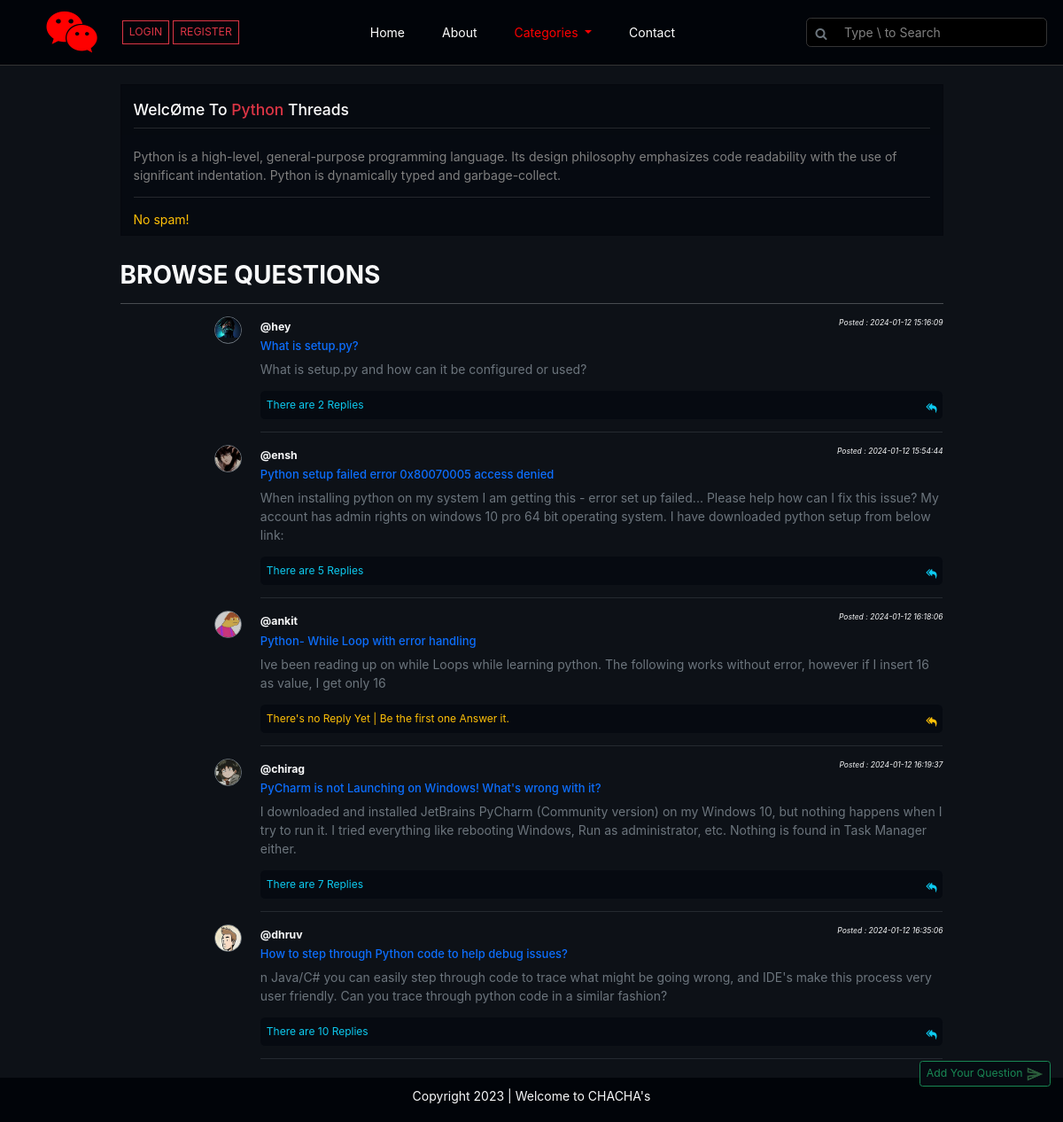
The app's page /threadlist.php?catid=1 with its own data.
### tables this page shows
CREATE TABLE `categories` (
  `c_id` int(250) NOT NULL,
  `c_name` varchar(250) NOT NULL,
  `c_desc` varchar(250) NOT NULL,
  `c_images` varchar(255) NOT NULL,
  `c_reg_date` datetime NOT NULL DEFAULT current_timestamp()
);

CREATE TABLE `threads` (
  `threads_id` int(255) NOT NULL,
  `threads_title` varchar(100) NOT NULL,
  `threads_desc` text NOT NULL,
  `threads_cat_id` int(255) NOT NULL,
  `threads_user_id` int(255) NOT NULL,
  `threads_reg_date` datetime DEFAULT current_timestamp()
);

CREATE TABLE `users` (
  `id` int(255) NOT NULL,
  `username` varchar(255) NOT NULL,
  `user_email` varchar(30) NOT NULL,
  `password` varchar(255) NOT NULL,
  `user_image` varchar(255) NOT NULL,
  `timestamp` datetime NOT NULL DEFAULT current_timestamp()
);

### threadlist.php (the view, shortened to what this page needs)
<!DOCTYPE html>
<html lang="en">
<head>
    <link rel="stylesheet" href="https://cdn.jsdelivr.net/npm/bootstrap@5.2.3/dist/css/bootstrap.min.css">
    <link rel="stylesheet" href="https://cdnjs.cloudflare.com/ajax/libs/font-awesome/6.0.0/css/all.min.css" />
    <link rel='stylesheet' href='https://cdnjs.cloudflare.com/ajax/libs/font-awesome/4.7.0/css/font-awesome.min.css'>
    <link rel="stylesheet" href="css_js/style.css">
</head>
<body>
    <div class="container-fluid p-0 threadlist-page" id="maincontainer">
        <?php include 'partials/_header.php'; ?>
        <?php
        $c_id = $_GET["catid"];
        $sql = "select * from categories where c_id=$c_id";
        $result = mysqli_query($con, $sql);
        while ($row = mysqli_fetch_assoc($result)) {
            $c_name = $row["c_name"];
            $c_desc = $row["c_desc"];
        }
        ?>
        <div class="container my-4">
            <div class="row">
                <div class="col-md-10 mx-auto">
                    <div class="card rounded-0 threadlist-welcome">
                        <div class="card-header border-0">
                            <h5>WelcØme To <span class="text-capitalize text-danger"><?php echo $c_name; ?></span> Threads</h5>
                            <hr>
                        </div>
                        <div class="card-body border-0">
                            <p><?php echo $c_desc; ?></p>
                            <hr>
                        </div>
                        <div class="card-footer border-0 pt-0">
                            <p class="m-0 text-warning">No spam!</p>
                        </div>
                    </div>
                </div>
            </div>
        </div>
        <div class="position-fixed" style="bottom: 40px;right:14px;">
            <a href="#" class="fa-solid fa-up-long float-end" id="backtotop" onclick="document.body.scrollTop=0;document.documentElement.scrollTop=0;event.preventDefault()"></a><br>
            <button class="btn btn-sm btn-outline-success text-success" id="" type="button" style="background-color:#060a11;" data-bs-toggle="offcanvas" data-bs-target="#offcanvasthreadlist" aria-controls="offcanvasBottom">Add Your Question <img src="imgs/send-png-green.png" width="20px" alt=""></button>
        </div>
        <div class="container my-2">
            <div class="row">
                <div class="col-md-10 mx-auto">
                    <h2 class="fw-bold text-light mt-2">BROWSE QUESTIONS</h2>
                    <hr class="text-light">
                    <?php
                    $id = $_GET["catid"];
                    $sql = "select * from threads where threads_cat_id=$id";
                    $result = mysqli_query($con, $sql);
                    while ($row = mysqli_fetch_assoc($result)) {
                        $t_id = $row["threads_id"];
                        $t_title = $row["threads_title"];
                        $t_desc = $row["threads_desc"];
                        $date = $row["threads_reg_date"];
                        $thread_user_id = $row["threads_user_id"];
                        $sql2 = "select * from users where id='$thread_user_id'";
                        $result2 = mysqli_query($con, $sql2);
                        $row2 = mysqli_fetch_assoc($result2);
                        $user_image = $row2["user_image"];
                        $query = "select * from comments where thread_id='$t_id'";
                        $result3 = mysqli_query($con, $query);
                        $num = mysqli_num_rows($result3);
                        echo ' <div class="row">
                                <div class="col-2 d-flex justify-content-end align-items-start">
                                <span class="rounded-5 border border-secondary overflow-hidden" style="width:31px;height:31px;">
                                <img src="uploaded_img/' . $user_image . '" class="img-fluid" width="31px" alt="">
                                </span>
                                </div>
                                <div class="col-10">
                                <p class="m-0 text-light"><b><small>@' . $row2["username"] . '</small></b> <i class="float-end" style="font-size:.7rem;"><small>Posted : ' . $date . '</small></i></p>
                                     <h5><a class="text-decoration-none" href="thread.php?threadid=' . $t_id . '"><span class="" style="font-size:13px;">' . $t_title . '</span></a></h5>
                                     <p class="text-secondary">' . $t_desc . '</p>';
                        if ($num <= 0) {
                            echo '<p class="w-sm-50"><a class="text-decoration-none p-2 rounded-2 text-warning d-block" style="background-color:#060a11;font-size:12px;" href="thread.php?threadid=' . $t_id . '">There\'s no Reply Yet | Be the first one Answer it. <span class="pt-2 fa fa-reply-all float-end"></span></a></p><hr class="text-secondary">';
                        } else {
                            echo '<p class="w-sm-50"><a class="text-decoration-none p-2 rounded-2 text-info d-block" style="background-color:#060a11;font-size:12px;" href="thread.php?threadid=' . $t_id . '">There are ' . $num . ' Replies <span class="pt-2 fa fa-reply-all float-end"></span></a></p><hr class="text-secondary">';
                        }
                        echo '
                                </div>
                            </div>';
                    }
                    ?>
                </div>
            </div>
        </div>
    </div>
    <?php include 'partials/_footer.php'; ?>
</body>
</html>

### css_js/style.css (style rules this page uses)
* { scroll-behavior: smooth; }
html,body { font-family: -apple-system, BlinkMacSystemFont, "Segoe UI", Roboto, Oxygen, Ubuntu, Cantarell, "Open Sans", "Helvetica Neue", sans-serif; font-size: 14px; height: 100vh; }
#maincontainer { background-color: #0d1117; min-height: calc(100vh - 50px); padding-bottom: 20px; }
::placeholder { color: grey !important; }
.threadlist-page .threadlist-welcome { background-color:#060a11 !important; }
.threadlist-page .threadlist-welcome h5 { color: white !important; margin: 10px 0px; }
.threadlist-page .threadlist-welcome hr { color: grey !important; margin: 0; padding: 0; }
.threadlist-page .threadlist-welcome .card-body, .threadlist-page .threadlist-welcome .card-footer { color: grey !important; }

### records on screen
categories: c_name "Python", c_desc "Python is a high-level, general-purpose programming language. Its design philosophy emphasizes code readability with the use of significant indentation. Python is dynamically typed and garbage-collect."
threads: users.user_image (picture), users.username "hey", threads_reg_date "2024-01-12 15:16:09", threads_title "What is setup.py?", threads_desc "What is setup.py and how can it be configured or used?", num "2"
threads: users.user_image (picture), users.username "ensh", threads_reg_date "2024-01-12 15:54:44", threads_title "Python setup failed error 0x80070005 access denied", threads_desc "When installing python on my system I am getting this - error set up failed... Please help how can I fix this issue? My account has admin rights on windows 10 pro 64 bit operating system. I have downloaded python setup from below link:", num "5"
threads: users.user_image (picture), users.username "ankit", threads_reg_date "2024-01-12 16:18:06", threads_title "Python- While Loop with error handling", threads_desc "Ive been reading up on while Loops while learning python. The following works without error, however if I insert 16 as value, I get only 16"
threads: users.user_image (picture), users.username "chirag", threads_reg_date "2024-01-12 16:19:37", threads_title "PyCharm is not Launching on Windows! What's wrong with it?", threads_desc "I downloaded and installed JetBrains PyCharm (Community version) on my Windows 10, but nothing happens when I try to run it. I tried everything like rebooting Windows, Run as administrator, etc. Nothing is found in Task Manager either.", num "7"
threads: users.user_image (picture), users.username "dhruv", threads_reg_date "2024-01-12 16:35:06", threads_title "How to step through Python code to help debug issues?", threads_desc "n Java/C# you can easily step through code to trace what might be going wrong, and IDE's make this process very user friendly. Can you trace through python code in a similar fashion?", num "10"
